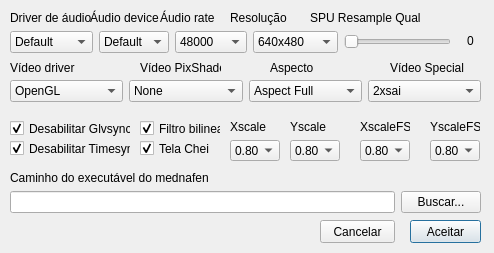
<?xml version="1.0" encoding="UTF-8"?>
<ui version="4.0">
 <class>ConfigDialog</class>
 <widget class="QDialog" name="ConfigDialog">
  <property name="geometry">
   <rect>
    <x>0</x>
    <y>0</y>
    <width>494</width>
    <height>253</height>
   </rect>
  </property>
  <property name="windowTitle">
   <string>Dialog</string>
  </property>
  <widget class="QLabel" name="label">
   <property name="geometry">
    <rect>
     <x>10</x>
     <y>10</y>
     <width>81</width>
     <height>16</height>
    </rect>
   </property>
   <property name="text">
    <string>Driver de áudio</string>
   </property>
  </widget>
  <widget class="QLabel" name="label_2">
   <property name="geometry">
    <rect>
     <x>90</x>
     <y>10</y>
     <width>71</width>
     <height>16</height>
    </rect>
   </property>
   <property name="text">
    <string>Áudio device</string>
   </property>
  </widget>
  <widget class="QLabel" name="label_3">
   <property name="geometry">
    <rect>
     <x>160</x>
     <y>10</y>
     <width>61</width>
     <height>16</height>
    </rect>
   </property>
   <property name="text">
    <string>Áudio rate</string>
   </property>
  </widget>
  <widget class="QLabel" name="label_4">
   <property name="geometry">
    <rect>
     <x>310</x>
     <y>10</y>
     <width>111</width>
     <height>16</height>
    </rect>
   </property>
   <property name="text">
    <string>SPU Resample Quality</string>
   </property>
  </widget>
  <widget class="QLabel" name="label_5">
   <property name="geometry">
    <rect>
     <x>10</x>
     <y>60</y>
     <width>71</width>
     <height>16</height>
    </rect>
   </property>
   <property name="text">
    <string>Vídeo driver</string>
   </property>
  </widget>
  <widget class="QCheckBox" name="cbGlvsync">
   <property name="geometry">
    <rect>
     <x>10</x>
     <y>120</y>
     <width>121</width>
     <height>17</height>
    </rect>
   </property>
   <property name="text">
    <string>Desabilitar Glvsync</string>
   </property>
   <property name="checked">
    <bool>true</bool>
   </property>
  </widget>
  <widget class="QCheckBox" name="cbTimesync">
   <property name="geometry">
    <rect>
     <x>10</x>
     <y>140</y>
     <width>121</width>
     <height>17</height>
    </rect>
   </property>
   <property name="text">
    <string>Desabilitar Timesync</string>
   </property>
   <property name="checked">
    <bool>true</bool>
   </property>
  </widget>
  <widget class="QLabel" name="label_6">
   <property name="geometry">
    <rect>
     <x>230</x>
     <y>10</y>
     <width>71</width>
     <height>16</height>
    </rect>
   </property>
   <property name="text">
    <string>Resolução</string>
   </property>
  </widget>
  <widget class="QLabel" name="label_7">
   <property name="geometry">
    <rect>
     <x>140</x>
     <y>60</y>
     <width>81</width>
     <height>16</height>
    </rect>
   </property>
   <property name="text">
    <string>Vídeo PixShader</string>
   </property>
  </widget>
  <widget class="QLabel" name="label_8">
   <property name="geometry">
    <rect>
     <x>270</x>
     <y>60</y>
     <width>61</width>
     <height>16</height>
    </rect>
   </property>
   <property name="text">
    <string>Aspecto</string>
   </property>
  </widget>
  <widget class="QCheckBox" name="cbBilinear">
   <property name="geometry">
    <rect>
     <x>140</x>
     <y>120</y>
     <width>81</width>
     <height>17</height>
    </rect>
   </property>
   <property name="text">
    <string>Filtro bilinear</string>
   </property>
   <property name="checked">
    <bool>true</bool>
   </property>
  </widget>
  <widget class="QCheckBox" name="cbFullScreen">
   <property name="geometry">
    <rect>
     <x>140</x>
     <y>140</y>
     <width>70</width>
     <height>17</height>
    </rect>
   </property>
   <property name="text">
    <string>Tela Cheia</string>
   </property>
   <property name="checked">
    <bool>true</bool>
   </property>
  </widget>
  <widget class="QLabel" name="label_9">
   <property name="geometry">
    <rect>
     <x>390</x>
     <y>60</y>
     <width>81</width>
     <height>16</height>
    </rect>
   </property>
   <property name="text">
    <string>Vídeo Special</string>
   </property>
  </widget>
  <widget class="QWidget" name="layoutWidget">
   <property name="geometry">
    <rect>
     <x>290</x>
     <y>120</y>
     <width>50</width>
     <height>41</height>
    </rect>
   </property>
   <layout class="QVBoxLayout" name="verticalLayout_2">
    <item>
     <widget class="QLabel" name="label_11">
      <property name="text">
       <string>Yscale</string>
      </property>
     </widget>
    </item>
    <item>
     <widget class="QComboBox" name="cmbYscale">
      <property name="currentIndex">
       <number>3</number>
      </property>
      <item>
       <property name="text">
        <string>0.20</string>
       </property>
      </item>
      <item>
       <property name="text">
        <string>0.40</string>
       </property>
      </item>
      <item>
       <property name="text">
        <string>0.60</string>
       </property>
      </item>
      <item>
       <property name="text">
        <string>0.80</string>
       </property>
      </item>
      <item>
       <property name="text">
        <string>1</string>
       </property>
      </item>
      <item>
       <property name="text">
        <string>2</string>
       </property>
      </item>
      <item>
       <property name="text">
        <string>3</string>
       </property>
      </item>
     </widget>
    </item>
   </layout>
  </widget>
  <widget class="QWidget" name="layoutWidget_2">
   <property name="geometry">
    <rect>
     <x>360</x>
     <y>120</y>
     <width>50</width>
     <height>41</height>
    </rect>
   </property>
   <layout class="QVBoxLayout" name="verticalLayout_3">
    <item>
     <widget class="QLabel" name="label_12">
      <property name="text">
       <string>XscaleFS</string>
      </property>
     </widget>
    </item>
    <item>
     <widget class="QComboBox" name="cmbXscaleFS">
      <property name="currentIndex">
       <number>3</number>
      </property>
      <item>
       <property name="text">
        <string>0.20</string>
       </property>
      </item>
      <item>
       <property name="text">
        <string>0.40</string>
       </property>
      </item>
      <item>
       <property name="text">
        <string>0.60</string>
       </property>
      </item>
      <item>
       <property name="text">
        <string>0.80</string>
       </property>
      </item>
      <item>
       <property name="text">
        <string>1</string>
       </property>
      </item>
      <item>
       <property name="text">
        <string>2</string>
       </property>
      </item>
      <item>
       <property name="text">
        <string>3</string>
       </property>
      </item>
     </widget>
    </item>
   </layout>
  </widget>
  <widget class="QWidget" name="layoutWidget_3">
   <property name="geometry">
    <rect>
     <x>430</x>
     <y>120</y>
     <width>50</width>
     <height>41</height>
    </rect>
   </property>
   <layout class="QVBoxLayout" name="verticalLayout_4">
    <item>
     <widget class="QLabel" name="label_13">
      <property name="text">
       <string>YscaleFS</string>
      </property>
     </widget>
    </item>
    <item>
     <widget class="QComboBox" name="cmbYscaleFS">
      <property name="currentIndex">
       <number>3</number>
      </property>
      <item>
       <property name="text">
        <string>0.20</string>
       </property>
      </item>
      <item>
       <property name="text">
        <string>0.40</string>
       </property>
      </item>
      <item>
       <property name="text">
        <string>0.60</string>
       </property>
      </item>
      <item>
       <property name="text">
        <string>0.80</string>
       </property>
      </item>
      <item>
       <property name="text">
        <string>1</string>
       </property>
      </item>
      <item>
       <property name="text">
        <string>2</string>
       </property>
      </item>
      <item>
       <property name="text">
        <string>3</string>
       </property>
      </item>
     </widget>
    </item>
   </layout>
  </widget>
  <widget class="QLabel" name="label_14">
   <property name="geometry">
    <rect>
     <x>10</x>
     <y>170</y>
     <width>211</width>
     <height>16</height>
    </rect>
   </property>
   <property name="text">
    <string>Caminho do executável do mednafen</string>
   </property>
  </widget>
  <widget class="QWidget" name="layoutWidget">
   <property name="geometry">
    <rect>
     <x>230</x>
     <y>120</y>
     <width>50</width>
     <height>41</height>
    </rect>
   </property>
   <layout class="QVBoxLayout" name="verticalLayout">
    <item>
     <widget class="QLabel" name="label_10">
      <property name="text">
       <string>Xscale</string>
      </property>
     </widget>
    </item>
    <item>
     <widget class="QComboBox" name="cmbXscale">
      <property name="currentIndex">
       <number>3</number>
      </property>
      <item>
       <property name="text">
        <string>0.20</string>
       </property>
      </item>
      <item>
       <property name="text">
        <string>0.40</string>
       </property>
      </item>
      <item>
       <property name="text">
        <string>0.60</string>
       </property>
      </item>
      <item>
       <property name="text">
        <string>0.80</string>
       </property>
      </item>
      <item>
       <property name="text">
        <string>1</string>
       </property>
      </item>
      <item>
       <property name="text">
        <string>2</string>
       </property>
      </item>
      <item>
       <property name="text">
        <string>3</string>
       </property>
      </item>
     </widget>
    </item>
   </layout>
  </widget>
  <widget class="QPushButton" name="btAceitar">
   <property name="geometry">
    <rect>
     <x>410</x>
     <y>220</y>
     <width>71</width>
     <height>23</height>
    </rect>
   </property>
   <property name="minimumSize">
    <size>
     <width>71</width>
     <height>23</height>
    </size>
   </property>
   <property name="maximumSize">
    <size>
     <width>71</width>
     <height>16777215</height>
    </size>
   </property>
   <property name="text">
    <string>Aceitar</string>
   </property>
  </widget>
  <widget class="QPushButton" name="btCancelar">
   <property name="geometry">
    <rect>
     <x>320</x>
     <y>220</y>
     <width>75</width>
     <height>23</height>
    </rect>
   </property>
   <property name="minimumSize">
    <size>
     <width>75</width>
     <height>23</height>
    </size>
   </property>
   <property name="maximumSize">
    <size>
     <width>75</width>
     <height>16777215</height>
    </size>
   </property>
   <property name="text">
    <string>Cancelar</string>
   </property>
  </widget>
  <widget class="QWidget" name="layoutWidget">
   <property name="geometry">
    <rect>
     <x>10</x>
     <y>190</y>
     <width>471</width>
     <height>25</height>
    </rect>
   </property>
   <layout class="QHBoxLayout" name="horizontalLayout">
    <item>
     <widget class="QLineEdit" name="edMednafen"/>
    </item>
    <item>
     <widget class="QPushButton" name="btBuscar">
      <property name="text">
       <string>Buscar...</string>
      </property>
     </widget>
    </item>
   </layout>
  </widget>
  <widget class="QWidget" name="layoutWidget">
   <property name="geometry">
    <rect>
     <x>10</x>
     <y>30</y>
     <width>441</width>
     <height>24</height>
    </rect>
   </property>
   <layout class="QHBoxLayout" name="horizontalLayout_2">
    <item>
     <widget class="QComboBox" name="cmbAudioDriver">
      <property name="currentIndex">
       <number>1</number>
      </property>
      <item>
       <property name="text">
        <string>SDL</string>
       </property>
      </item>
      <item>
       <property name="text">
        <string>Default</string>
       </property>
      </item>
      <item>
       <property name="text">
        <string>Alsa</string>
       </property>
      </item>
      <item>
       <property name="text">
        <string>Jack</string>
       </property>
      </item>
      <item>
       <property name="text">
        <string>Dsound</string>
       </property>
      </item>
      <item>
       <property name="text">
        <string>Wasapi</string>
       </property>
      </item>
      <item>
       <property name="text">
        <string>Wasapish</string>
       </property>
      </item>
     </widget>
    </item>
    <item>
     <widget class="QComboBox" name="cmbAudioDevice">
      <property name="currentIndex">
       <number>2</number>
      </property>
      <item>
       <property name="text">
        <string>SDL</string>
       </property>
      </item>
      <item>
       <property name="text">
        <string>Alsa</string>
       </property>
      </item>
      <item>
       <property name="text">
        <string>Default</string>
       </property>
      </item>
      <item>
       <property name="text">
        <string>Sexyal</string>
       </property>
      </item>
      <item>
       <property name="text">
        <string>Pulse</string>
       </property>
      </item>
     </widget>
    </item>
    <item>
     <widget class="QComboBox" name="cmbAudioRate">
      <property name="currentIndex">
       <number>2</number>
      </property>
      <item>
       <property name="text">
        <string>22050</string>
       </property>
      </item>
      <item>
       <property name="text">
        <string>44100</string>
       </property>
      </item>
      <item>
       <property name="text">
        <string>48000</string>
       </property>
      </item>
      <item>
       <property name="text">
        <string>96000</string>
       </property>
      </item>
      <item>
       <property name="text">
        <string>192000</string>
       </property>
      </item>
     </widget>
    </item>
    <item>
     <widget class="QComboBox" name="cmbResolution">
      <item>
       <property name="text">
        <string>640x480</string>
       </property>
      </item>
      <item>
       <property name="text">
        <string>800x600</string>
       </property>
      </item>
      <item>
       <property name="text">
        <string>960x720</string>
       </property>
      </item>
      <item>
       <property name="text">
        <string>1024x768</string>
       </property>
      </item>
      <item>
       <property name="text">
        <string>1366x768</string>
       </property>
      </item>
     </widget>
    </item>
    <item>
     <widget class="QSlider" name="sldSPUresample">
      <property name="maximum">
       <number>10</number>
      </property>
      <property name="orientation">
       <enum>Qt::Horizontal</enum>
      </property>
     </widget>
    </item>
   </layout>
  </widget>
  <widget class="QWidget" name="layoutWidget">
   <property name="geometry">
    <rect>
     <x>10</x>
     <y>80</y>
     <width>471</width>
     <height>22</height>
    </rect>
   </property>
   <layout class="QHBoxLayout" name="horizontalLayout_3">
    <item>
     <widget class="QComboBox" name="cmbVideoDriver">
      <property name="currentIndex">
       <number>1</number>
      </property>
      <item>
       <property name="text">
        <string>SDL</string>
       </property>
      </item>
      <item>
       <property name="text">
        <string>OpenGL</string>
       </property>
      </item>
     </widget>
    </item>
    <item>
     <widget class="QComboBox" name="cmbVideoPix">
      <item>
       <property name="text">
        <string>None</string>
       </property>
      </item>
      <item>
       <property name="text">
        <string>Autoip</string>
       </property>
      </item>
      <item>
       <property name="text">
        <string>Autoip Sharper</string>
       </property>
      </item>
      <item>
       <property name="text">
        <string>IpSharper</string>
       </property>
      </item>
      <item>
       <property name="text">
        <string>SABR</string>
       </property>
      </item>
     </widget>
    </item>
    <item>
     <widget class="QComboBox" name="cmbAspect">
      <item>
       <property name="text">
        <string>Aspect Full</string>
       </property>
      </item>
      <item>
       <property name="text">
        <string>Aspect Int</string>
       </property>
      </item>
      <item>
       <property name="text">
        <string>Aspect</string>
       </property>
      </item>
      <item>
       <property name="text">
        <string>Aspect Mult2</string>
       </property>
      </item>
      <item>
       <property name="text">
        <string>Aspect 0</string>
       </property>
      </item>
     </widget>
    </item>
    <item>
     <widget class="QComboBox" name="cmbVideoSpecial">
      <property name="currentIndex">
       <number>1</number>
      </property>
      <item>
       <property name="text">
        <string>None</string>
       </property>
      </item>
      <item>
       <property name="text">
        <string>2xsai</string>
       </property>
      </item>
      <item>
       <property name="text">
        <string>Super2xsai</string>
       </property>
      </item>
      <item>
       <property name="text">
        <string>Supereagle</string>
       </property>
      </item>
      <item>
       <property name="text">
        <string>Hq2x</string>
       </property>
      </item>
     </widget>
    </item>
   </layout>
  </widget>
  <widget class="QLabel" name="lbSPUvalue">
   <property name="geometry">
    <rect>
     <x>460</x>
     <y>30</y>
     <width>21</width>
     <height>21</height>
    </rect>
   </property>
   <property name="text">
    <string>0</string>
   </property>
   <property name="alignment">
    <set>Qt::AlignCenter</set>
   </property>
  </widget>
 </widget>
 <resources/>
 <connections>
  <connection>
   <sender>btAceitar</sender>
   <signal>clicked()</signal>
   <receiver>ConfigDialog</receiver>
   <slot>close()</slot>
   <hints>
    <hint type="sourcelabel">
     <x>447</x>
     <y>231</y>
    </hint>
    <hint type="destinationlabel">
     <x>247</x>
     <y>126</y>
    </hint>
   </hints>
  </connection>
  <connection>
   <sender>btBuscar</sender>
   <signal>clicked()</signal>
   <receiver>ConfigDialog</receiver>
   <slot>close()</slot>
   <hints>
    <hint type="sourcelabel">
     <x>442</x>
     <y>202</y>
    </hint>
    <hint type="destinationlabel">
     <x>247</x>
     <y>126</y>
    </hint>
   </hints>
  </connection>
  <connection>
   <sender>btCancelar</sender>
   <signal>clicked()</signal>
   <receiver>ConfigDialog</receiver>
   <slot>close()</slot>
   <hints>
    <hint type="sourcelabel">
     <x>357</x>
     <y>231</y>
    </hint>
    <hint type="destinationlabel">
     <x>247</x>
     <y>126</y>
    </hint>
   </hints>
  </connection>
  <connection>
   <sender>cbBilinear</sender>
   <signal>stateChanged(int)</signal>
   <receiver>ConfigDialog</receiver>
   <slot>close()</slot>
   <hints>
    <hint type="sourcelabel">
     <x>180</x>
     <y>128</y>
    </hint>
    <hint type="destinationlabel">
     <x>247</x>
     <y>126</y>
    </hint>
   </hints>
  </connection>
  <connection>
   <sender>cbFullScreen</sender>
   <signal>stateChanged(int)</signal>
   <receiver>ConfigDialog</receiver>
   <slot>close()</slot>
   <hints>
    <hint type="sourcelabel">
     <x>174</x>
     <y>148</y>
    </hint>
    <hint type="destinationlabel">
     <x>247</x>
     <y>126</y>
    </hint>
   </hints>
  </connection>
  <connection>
   <sender>cbGlvsync</sender>
   <signal>stateChanged(int)</signal>
   <receiver>ConfigDialog</receiver>
   <slot>close()</slot>
   <hints>
    <hint type="sourcelabel">
     <x>70</x>
     <y>128</y>
    </hint>
    <hint type="destinationlabel">
     <x>247</x>
     <y>126</y>
    </hint>
   </hints>
  </connection>
  <connection>
   <sender>cbTimesync</sender>
   <signal>stateChanged(int)</signal>
   <receiver>ConfigDialog</receiver>
   <slot>close()</slot>
   <hints>
    <hint type="sourcelabel">
     <x>70</x>
     <y>148</y>
    </hint>
    <hint type="destinationlabel">
     <x>247</x>
     <y>126</y>
    </hint>
   </hints>
  </connection>
  <connection>
   <sender>cmbAspect</sender>
   <signal>activated(QString)</signal>
   <receiver>ConfigDialog</receiver>
   <slot>close()</slot>
   <hints>
    <hint type="sourcelabel">
     <x>304</x>
     <y>90</y>
    </hint>
    <hint type="destinationlabel">
     <x>247</x>
     <y>126</y>
    </hint>
   </hints>
  </connection>
  <connection>
   <sender>cmbAudioDevice</sender>
   <signal>activated(QString)</signal>
   <receiver>ConfigDialog</receiver>
   <slot>close()</slot>
   <hints>
    <hint type="sourcelabel">
     <x>119</x>
     <y>41</y>
    </hint>
    <hint type="destinationlabel">
     <x>247</x>
     <y>126</y>
    </hint>
   </hints>
  </connection>
  <connection>
   <sender>cmbAudioDriver</sender>
   <signal>activated(QString)</signal>
   <receiver>ConfigDialog</receiver>
   <slot>close()</slot>
   <hints>
    <hint type="sourcelabel">
     <x>46</x>
     <y>41</y>
    </hint>
    <hint type="destinationlabel">
     <x>247</x>
     <y>126</y>
    </hint>
   </hints>
  </connection>
  <connection>
   <sender>cmbAudioRate</sender>
   <signal>activated(QString)</signal>
   <receiver>ConfigDialog</receiver>
   <slot>close()</slot>
   <hints>
    <hint type="sourcelabel">
     <x>186</x>
     <y>41</y>
    </hint>
    <hint type="destinationlabel">
     <x>247</x>
     <y>126</y>
    </hint>
   </hints>
  </connection>
  <connection>
   <sender>cmbResolution</sender>
   <signal>activated(QString)</signal>
   <receiver>ConfigDialog</receiver>
   <slot>close()</slot>
   <hints>
    <hint type="sourcelabel">
     <x>260</x>
     <y>41</y>
    </hint>
    <hint type="destinationlabel">
     <x>247</x>
     <y>126</y>
    </hint>
   </hints>
  </connection>
  <connection>
   <sender>cmbVideoDriver</sender>
   <signal>activated(QString)</signal>
   <receiver>ConfigDialog</receiver>
   <slot>close()</slot>
   <hints>
    <hint type="sourcelabel">
     <x>67</x>
     <y>90</y>
    </hint>
    <hint type="destinationlabel">
     <x>247</x>
     <y>126</y>
    </hint>
   </hints>
  </connection>
  <connection>
   <sender>cmbVideoPix</sender>
   <signal>activated(QString)</signal>
   <receiver>ConfigDialog</receiver>
   <slot>close()</slot>
   <hints>
    <hint type="sourcelabel">
     <x>186</x>
     <y>90</y>
    </hint>
    <hint type="destinationlabel">
     <x>247</x>
     <y>126</y>
    </hint>
   </hints>
  </connection>
  <connection>
   <sender>cmbVideoSpecial</sender>
   <signal>activated(QString)</signal>
   <receiver>ConfigDialog</receiver>
   <slot>close()</slot>
   <hints>
    <hint type="sourcelabel">
     <x>423</x>
     <y>90</y>
    </hint>
    <hint type="destinationlabel">
     <x>247</x>
     <y>126</y>
    </hint>
   </hints>
  </connection>
  <connection>
   <sender>cmbXscale</sender>
   <signal>activated(QString)</signal>
   <receiver>ConfigDialog</receiver>
   <slot>close()</slot>
   <hints>
    <hint type="sourcelabel">
     <x>254</x>
     <y>149</y>
    </hint>
    <hint type="destinationlabel">
     <x>247</x>
     <y>126</y>
    </hint>
   </hints>
  </connection>
  <connection>
   <sender>cmbXscaleFS</sender>
   <signal>activated(QString)</signal>
   <receiver>ConfigDialog</receiver>
   <slot>close()</slot>
   <hints>
    <hint type="sourcelabel">
     <x>384</x>
     <y>149</y>
    </hint>
    <hint type="destinationlabel">
     <x>247</x>
     <y>126</y>
    </hint>
   </hints>
  </connection>
  <connection>
   <sender>cmbYscale</sender>
   <signal>activated(QString)</signal>
   <receiver>ConfigDialog</receiver>
   <slot>close()</slot>
   <hints>
    <hint type="sourcelabel">
     <x>314</x>
     <y>149</y>
    </hint>
    <hint type="destinationlabel">
     <x>247</x>
     <y>126</y>
    </hint>
   </hints>
  </connection>
  <connection>
   <sender>cmbYscaleFS</sender>
   <signal>activated(QString)</signal>
   <receiver>ConfigDialog</receiver>
   <slot>close()</slot>
   <hints>
    <hint type="sourcelabel">
     <x>454</x>
     <y>149</y>
    </hint>
    <hint type="destinationlabel">
     <x>247</x>
     <y>126</y>
    </hint>
   </hints>
  </connection>
  <connection>
   <sender>sldSPUresample</sender>
   <signal>valueChanged(int)</signal>
   <receiver>lbSPUvalue</receiver>
   <slot>setNum(int)</slot>
   <hints>
    <hint type="sourcelabel">
     <x>435</x>
     <y>41</y>
    </hint>
    <hint type="destinationlabel">
     <x>473</x>
     <y>43</y>
    </hint>
   </hints>
  </connection>
 </connections>
</ui>
